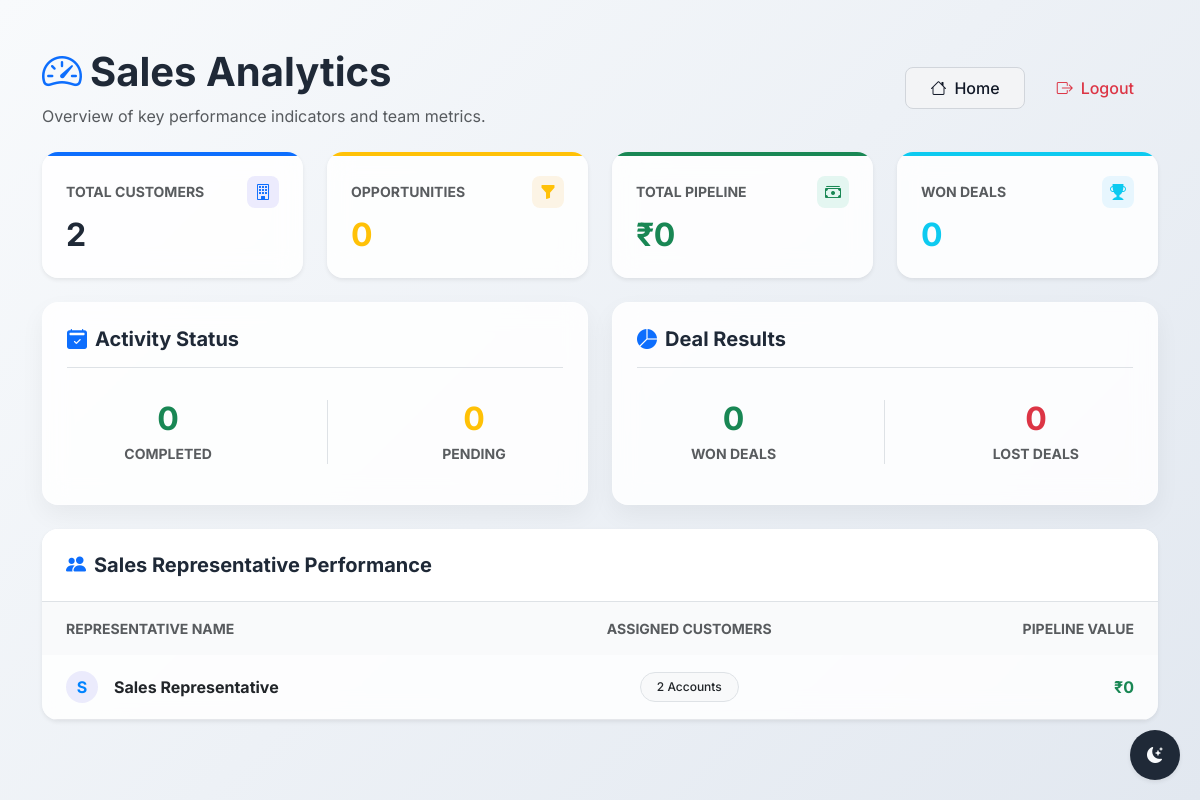
The page /manager/dashboard (signed in) on the database as committed earlier.
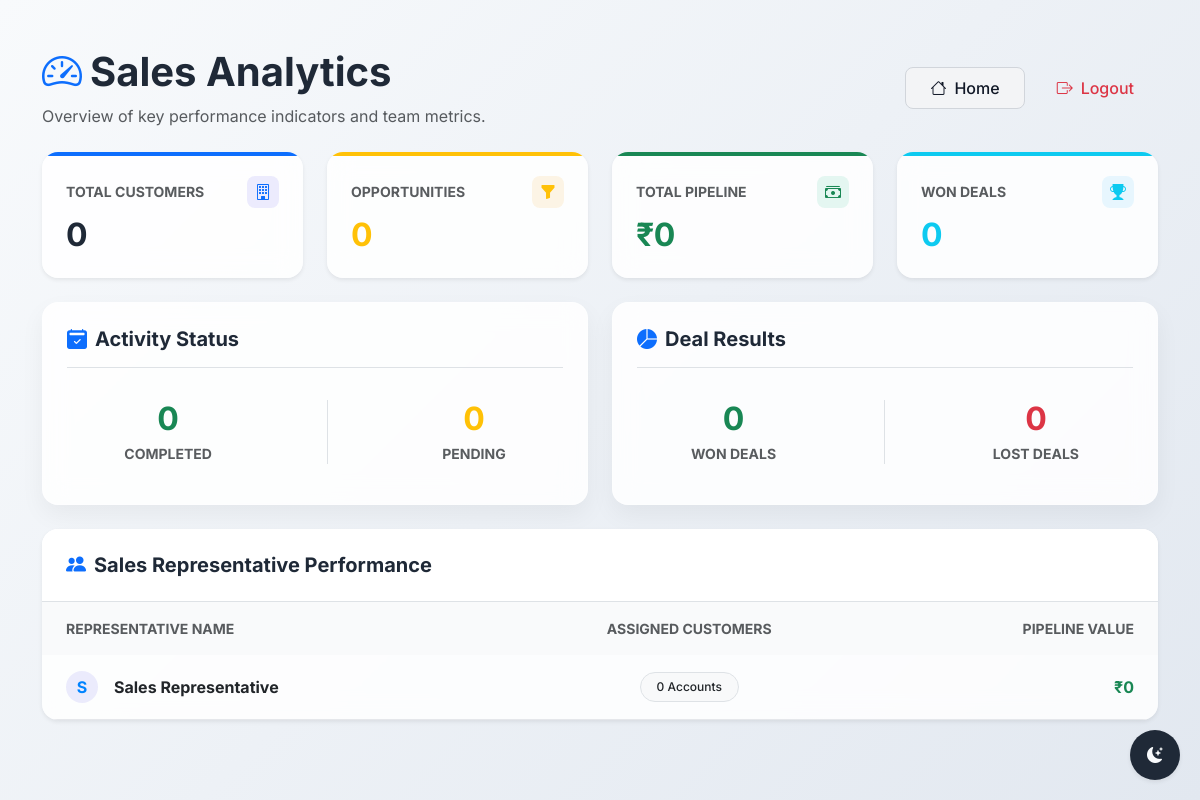
The same page on the database as committed later.
### app/models/user.py (models this page shows)
class User(Base):
    __tablename__ = "users"
    id = Column(Integer, primary_key=True, index=True)
    name = Column(String, nullable=False)
    email = Column(String, unique=True, nullable=False)
    password = Column(String, nullable=False)
    role = Column(String, nullable=False)
    customers = relationship("Customer", back_populates="assigned_rep")
    sales_activities = relationship("SalesActivity",back_populates="user",cascade="all, delete-orphan")
    opportunities = relationship("Opportunity",back_populates="owner",cascade="all, delete-orphan")

### app/routes/manager.py (the view)
@router.get("/manager/dashboard", response_class=HTMLResponse)
def manager_dashboard(request: Request, db: Session = Depends(get_db), user: User = Depends(role_required(["sales_manager", "executive"]))):
    total_customers = db.query(Customer).count()
    total_opportunities = db.query(Opportunity).count()
    total_pipeline = db.query(func.sum(Opportunity.deal_value)).scalar() or 0
    won_deals = db.query(Opportunity).filter(Opportunity.stage == "Won").count()
    lost_deals = db.query(Opportunity).filter(Opportunity.stage == "Lost").count()
    completed_activities = db.query(SalesActivity).filter(SalesActivity.status == "completed").count()
    pending_activities = db.query(SalesActivity).filter(SalesActivity.status == "pending").count()
    sales_reps = db.query(User).filter(User.role == "sales_rep").all()
    rep_stats = []
    for rep in sales_reps:
        rep_pipeline = db.query(func.sum(Opportunity.deal_value)).filter(Opportunity.owner_id == rep.id).scalar() or 0
        rep_customers = db.query(Customer).filter(Customer.assigned_rep_id == rep.id).count()
        rep_stats.append({
            "name": rep.name,
            "pipeline": rep_pipeline,
            "customers": rep_customers
        })
    return templates.TemplateResponse(
        request=request,
        name="manager/manager_dashboard.html",
        context={
            "user": user,
            "total_customers": total_customers,
            "total_opportunities": total_opportunities,
            "total_pipeline": total_pipeline,
            "won_deals": won_deals,
            "lost_deals": lost_deals,
            "completed_activities": completed_activities,
            "pending_activities": pending_activities,
            "rep_stats": rep_stats
        }
    )

### app/templates/manager/manager_dashboard.html (shortened to what the changed rows need)
{% extends 'base.html' %}
{% block content %}
<div class="mb-4 d-flex justify-content-between align-items-center">
    <div>
        <h1 class="fw-bold text-theme-dark"><i class="bi bi-speedometer2 me-2 text-primary"></i>Sales Analytics</h1>
    </div>
</div>
<div class="row g-4 mb-4">
    <div class="col-md-3">
        <div class="glass-card shadow-sm border-0 h-100 position-relative overflow-hidden">
            <div class="card-body p-4">
                <div class="d-flex justify-content-between align-items-center mb-2">
                    <h6 class="text-muted small fw-bold text-uppercase mb-0">Total Customers</h6>
                    <div class="icon-box-sm-rounded bg-primary-subtle-custom">
                    </div>
                </div>
                <h2 class="mb-0 fw-bold text-theme-dark" style="letter-spacing: -0.5px;">{{ total_customers }}</h2>
            </div>
        </div>
    </div>
    <div class="col-md-3">
        <div class="glass-card shadow-sm border-0 h-100 position-relative overflow-hidden">
            <div class="card-body p-4">
                <h2 class="mb-0 fw-bold text-warning" style="letter-spacing: -0.5px;">{{ total_opportunities }}</h2>
            </div>
        </div>
    </div>
    <div class="col-md-3">
        <div class="glass-card shadow-sm border-0 h-100 position-relative overflow-hidden">
            <div class="card-body p-4">
                <h2 class="mb-0 fw-bold text-success" style="letter-spacing: -0.5px;">₹{{ total_pipeline }}</h2>
            </div>
        </div>
    </div>
    <div class="col-md-3">
        <div class="glass-card shadow-sm border-0 h-100 position-relative overflow-hidden">
            <div class="card-body p-4">
                <h2 class="mb-0 fw-bold text-info" style="letter-spacing: -0.5px;">{{ won_deals }}</h2>
            </div>
        </div>
    </div>
</div>
<div class="row g-4 mb-4">
    <div class="col-md-6">
        <div class="glass-card p-4 h-100">
            <div class="d-flex justify-content-around text-center py-3">
                <div>
                    <h2 class="text-success fw-bold mb-1">{{ completed_activities }}</h2>
                </div>
                <div>
                    <h2 class="text-warning fw-bold mb-1">{{ pending_activities }}</h2>
                </div>
            </div>
        </div>
    </div>
    <div class="col-md-6">
        <div class="glass-card p-4 h-100">
            <div class="d-flex justify-content-around text-center py-3">
                <div>
                    <h2 class="text-success fw-bold mb-1">{{ won_deals }}</h2>
                </div>
                <div>
                    <h2 class="text-danger fw-bold mb-1">{{ lost_deals }}</h2>
                </div>
            </div>
        </div>
    </div>
</div>
<div class="glass-card p-0 overflow-hidden border-0 shadow-sm">
    <div class="table-responsive">
        <table class="table table-hover align-middle mb-0">
            <thead class="table-header-bg">
                <tr>
                    <th class="text-muted fw-bold small text-uppercase px-4 py-3 border-0">Representative Name</th>
                    <th class="text-muted fw-bold small text-uppercase px-4 py-3 border-0 text-center">Assigned Customers</th>
                    <th class="text-muted fw-bold small text-uppercase px-4 py-3 border-0 text-end">Pipeline Value</th>
                </tr>
            </thead>
            <tbody class="border-top-0">
                {% for rep in rep_stats %}
                <tr>
                    <td class="px-4 py-3">
                        <div class="d-flex align-items-center gap-3">
                            <div class="avatar-circle avatar-primary">
                                {{ rep.name[0] }}
                            </div>
                            <span class="fw-bold text-dark">{{ rep.name }}</span>
                        </div>
                    </td>
                    <td class="px-4 py-3 text-center">
                        <span class="badge bg-light text-dark border px-3 py-2 rounded-pill">{{ rep.customers }} Accounts</span>
                    </td>
                    <td class="px-4 py-3 fw-bold text-success text-end">
                        ₹{{ rep.pipeline }}
                    </td>
                </tr>
                {% endfor %}
            </tbody>
        </table>
    </div>
</div>
{% endblock %}

Rows that differ between the two databases and show on the page:
changed User "Sales Representative": customers "2" → "0"
Other text that changed with them:
{{ total_customers }}: "2" → "0"
